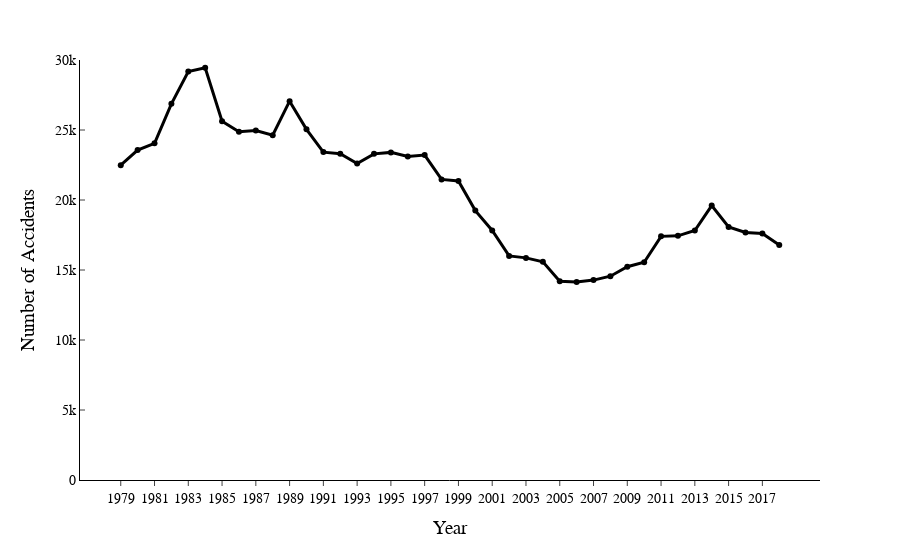

The notebook cell saved with this chart:
### Markdown cell above
### Plotting the Number of casualties per year

### Code cell
# Finding the number of accidents per year
fig = px.line(df2, x=df2.index, y=df2['Number_of_Casualties'])
# Add marker to tline plot
fig.update_traces(mode='markers+lines')

# Changing the font into Times New Roman
fig.update_layout(font=dict(family="Times New Roman"))
# Bold the axis font
fig.update_layout(xaxis_title="Year", yaxis_title="Number of Accidents",
                     font=dict(family="Times New Roman", size=16, color="black"))
# Remove the grid lines
fig.update_layout(showlegend=False, xaxis_showgrid=False, yaxis_showgrid=False)
# Change the color of the axis line
fig.update_layout(xaxis_linecolor='black', yaxis_linecolor='black')
# add ticks to the x axis
fig.update_xaxes(tickfont=dict(family="Times New Roman", size=14, color="black", ))
# add tick marks to the y axis
fig.update_yaxes(tickfont=dict(family="Times New Roman", size=14, color="black"))
# Add tick lines to the x axis
fig.update_xaxes(ticks="outside", tickwidth=0.75, tickcolor="black")
# Add tick lines to the y axis
fig.update_yaxes(ticks="inside", tickwidth=0.75, tickcolor="black")
# Change y limits
fig.update_yaxes(range=[0, 30000])
# Change background color
fig.update_layout(paper_bgcolor="white", plot_bgcolor="white")
# Change the size and color of plotted line
fig.update_traces(line_color="black", line_width=3)
fig.show()

### Figure 1 — Plotly figure (JSON) as saved in the notebook; plotly's stock layout.template omitted (floating-point values rounded to 4 significant figures)
{"data": [{"hovertemplate": "Year=%{x}<br>Number_of_Casualties=%{y}<extra></extra>", "legendgroup": "", "line": {"color": "black", "dash": "solid", "width": 3}, "mode": "markers+lines", "name": "", "orientation": "v", "showlegend": false, "type": "scatter", "x": ["1979", "1980", "1981", "1982", "1983", "1984", "1985", "1986", "1987", "1988", "1989", "1990", "1991", "1992", "1993", "1994", "1995", "1996", "1997", "1998", "1999", "2000", "2001", "2002", "2003", "2004", "2005", "2006", "2007", "2008", "2009", "2010", "2011", "2012", "2013", "2014", "2015", "2016", "2017", "2018"], "xaxis": "x", "y": [22490, 23568, 24052, 26867, 29182, 29451, 25630, 24874, 24956, 24626, 27060, 25047, 23420, 23308, 22605, 23295, 23401, 23104, 23208, 21472, 21362, 19243, 17823, 16004, 15866, 15581, 14202, 14146, 14278, 14557, 15233, 15552, 17402, 17440, 17822, 19600, 18070, 17677, 17604, 16783], "yaxis": "y"}], "layout": {"font": {"color": "black", "family": "Times New Roman", "size": 16}, "legend": {"tracegroupgap": 0}, "margin": {"t": 60}, "paper_bgcolor": "white", "plot_bgcolor": "white", "showlegend": false, "xaxis": {"anchor": "y", "domain": [0, 1], "linecolor": "black", "showgrid": false, "tickcolor": "black", "tickfont": {"color": "black", "family": "Times New Roman", "size": 14}, "ticks": "outside", "tickwidth": 0.75, "title": {"text": "Year"}}, "yaxis": {"anchor": "x", "domain": [0, 1], "linecolor": "black", "range": [0, 30000], "showgrid": false, "tickcolor": "black", "tickfont": {"color": "black", "family": "Times New Roman", "size": 14}, "ticks": "inside", "tickwidth": 0.75, "title": {"text": "Number of Accidents"}}}}
